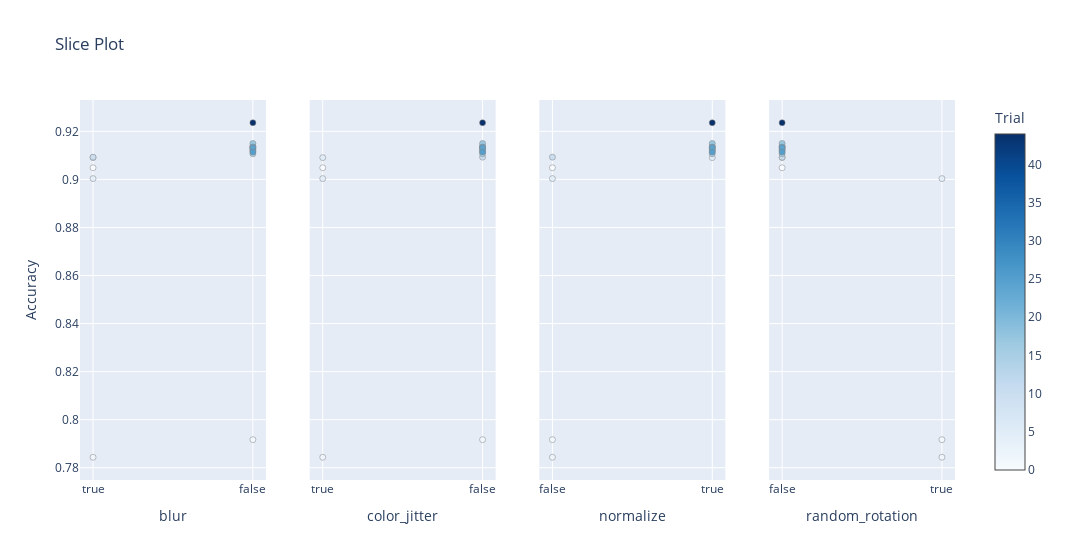

Notebook cell for this chart:
### Code cell
fig = optuna.visualization.plot_slice(study, params=['blur', 'color_jitter', 'normalize', 'random_rotation'], target_name='Accuracy')
fig.show()

### Figure 1 — Plotly figure (JSON) as saved in the notebook; plotly's stock layout.template omitted (floating-point values rounded to 4 significant figures)
{"data": [{"marker": {"color": [0, 1, 2, 4, 5, 7, 10, 11, 12, 13, 14, 15, 17, 22, 24, 25, 44], "colorbar": {"title": {"text": "Trial"}, "x": 1, "xpad": 40}, "colorscale": [[0, "rgb(247,251,255)"], [0.125, "rgb(222,235,247)"], [0.25, "rgb(198,219,239)"], [0.375, "rgb(158,202,225)"], [0.5, "rgb(107,174,214)"], [0.625, "rgb(66,146,198)"], [0.75, "rgb(33,113,181)"], [0.875, "rgb(8,81,156)"], [1, "rgb(8,48,107)"]], "line": {"color": "Grey", "width": 0.5}, "showscale": true}, "mode": "markers", "showlegend": false, "type": "scatter", "x": [true, false, true, true, true, false, true, false, false, false, false, false, false, false, false, false, false], "xaxis": "x", "y": [0.9048, 0.7917, 0.7844, 0.9003, 0.9091, 0.9122, 0.9093, 0.9135, 0.9139, 0.9128, 0.9107, 0.9119, 0.915, 0.9135, 0.9131, 0.9114, 0.9236], "yaxis": "y"}, {"marker": {"color": [0, 1, 2, 4, 5, 7, 10, 11, 12, 13, 14, 15, 17, 22, 24, 25, 44], "colorbar": {"title": {"text": "Trial"}, "x": 1, "xpad": 40}, "colorscale": [[0, "rgb(247,251,255)"], [0.125, "rgb(222,235,247)"], [0.25, "rgb(198,219,239)"], [0.375, "rgb(158,202,225)"], [0.5, "rgb(107,174,214)"], [0.625, "rgb(66,146,198)"], [0.75, "rgb(33,113,181)"], [0.875, "rgb(8,81,156)"], [1, "rgb(8,48,107)"]], "line": {"color": "Grey", "width": 0.5}, "showscale": false}, "mode": "markers", "showlegend": false, "type": "scatter", "x": [true, false, true, true, true, false, false, false, false, false, false, false, false, false, false, false, false], "xaxis": "x2", "y": [0.9048, 0.7917, 0.7844, 0.9003, 0.9091, 0.9122, 0.9093, 0.9135, 0.9139, 0.9128, 0.9107, 0.9119, 0.915, 0.9135, 0.9131, 0.9114, 0.9236], "yaxis": "y2"}, {"marker": {"color": [0, 1, 2, 4, 5, 7, 10, 11, 12, 13, 14, 15, 17, 22, 24, 25, 44], "colorbar": {"title": {"text": "Trial"}, "x": 1, "xpad": 40}, "colorscale": [[0, "rgb(247,251,255)"], [0.125, "rgb(222,235,247)"], [0.25, "rgb(198,219,239)"], [0.375, "rgb(158,202,225)"], [0.5, "rgb(107,174,214)"], [0.625, "rgb(66,146,198)"], [0.75, "rgb(33,113,181)"], [0.875, "rgb(8,81,156)"], [1, "rgb(8,48,107)"]], "line": {"color": "Grey", "width": 0.5}, "showscale": false}, "mode": "markers", "showlegend": false, "type": "scatter", "x": [false, false, false, false, true, true, false, true, true, true, true, true, true, true, true, true, true], "xaxis": "x3", "y": [0.9048, 0.7917, 0.7844, 0.9003, 0.9091, 0.9122, 0.9093, 0.9135, 0.9139, 0.9128, 0.9107, 0.9119, 0.915, 0.9135, 0.9131, 0.9114, 0.9236], "yaxis": "y3"}, {"marker": {"color": [0, 1, 2, 4, 5, 7, 10, 11, 12, 13, 14, 15, 17, 22, 24, 25, 44], "colorbar": {"title": {"text": "Trial"}, "x": 1, "xpad": 40}, "colorscale": [[0, "rgb(247,251,255)"], [0.125, "rgb(222,235,247)"], [0.25, "rgb(198,219,239)"], [0.375, "rgb(158,202,225)"], [0.5, "rgb(107,174,214)"], [0.625, "rgb(66,146,198)"], [0.75, "rgb(33,113,181)"], [0.875, "rgb(8,81,156)"], [1, "rgb(8,48,107)"]], "line": {"color": "Grey", "width": 0.5}, "showscale": false}, "mode": "markers", "showlegend": false, "type": "scatter", "x": [false, true, true, true, false, false, false, false, false, false, false, false, false, false, false, false, false], "xaxis": "x4", "y": [0.9048, 0.7917, 0.7844, 0.9003, 0.9091, 0.9122, 0.9093, 0.9135, 0.9139, 0.9128, 0.9107, 0.9119, 0.915, 0.9135, 0.9131, 0.9114, 0.9236], "yaxis": "y4"}], "layout": {"title": {"text": "Slice Plot"}, "width": 1200, "xaxis": {"anchor": "y", "domain": [0, 0.2125], "title": {"text": "blur"}}, "xaxis2": {"anchor": "y2", "domain": [0.2625, 0.475], "title": {"text": "color_jitter"}}, "xaxis3": {"anchor": "y3", "domain": [0.525, 0.7375], "title": {"text": "normalize"}}, "xaxis4": {"anchor": "y4", "domain": [0.7875, 1], "title": {"text": "random_rotation"}}, "yaxis": {"anchor": "x", "domain": [0, 1], "title": {"text": "Accuracy"}}, "yaxis2": {"anchor": "x2", "domain": [0, 1], "matches": "y", "showticklabels": false}, "yaxis3": {"anchor": "x3", "domain": [0, 1], "matches": "y", "showticklabels": false}, "yaxis4": {"anchor": "x4", "domain": [0, 1], "matches": "y", "showticklabels": false}}}
